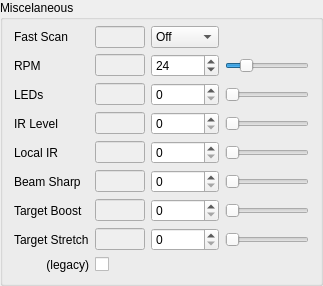
           <widget class="QGroupBox" name="groupStandardMiscellaneous">
            <property name="title">
             <string>Miscelaneous</string>
            </property>
            <layout class="QGridLayout" name="gridLayout_2">
             <property name="topMargin">
              <number>6</number>
             </property>
             <item row="6" column="3">
              <widget class="QSlider" name="sliderTargetBoost">
               <property name="maximum">
                <number>2</number>
               </property>
               <property name="orientation">
                <enum>Qt::Horizontal</enum>
               </property>
              </widget>
             </item>
             <item row="3" column="2">
              <widget class="QSpinBox" name="spinIRLevel">
               <property name="keyboardTracking">
                <bool>false</bool>
               </property>
               <property name="maximum">
                <number>3</number>
               </property>
              </widget>
             </item>
             <item row="3" column="1">
              <widget class="QLineEdit" name="editIRLevel">
               <property name="enabled">
                <bool>false</bool>
               </property>
               <property name="maximumSize">
                <size>
                 <width>50</width>
                 <height>16777215</height>
                </size>
               </property>
               <property name="readOnly">
                <bool>true</bool>
               </property>
              </widget>
             </item>
             <item row="3" column="0">
              <widget class="QLabel" name="labelIRLevel">
               <property name="text">
                <string>IR Level</string>
               </property>
              </widget>
             </item>
             <item row="6" column="2">
              <widget class="QSpinBox" name="spinTargetBoost">
               <property name="keyboardTracking">
                <bool>false</bool>
               </property>
               <property name="maximum">
                <number>2</number>
               </property>
              </widget>
             </item>
             <item row="3" column="3">
              <widget class="QSlider" name="sliderIRLevel">
               <property name="maximum">
                <number>3</number>
               </property>
               <property name="orientation">
                <enum>Qt::Horizontal</enum>
               </property>
              </widget>
             </item>
             <item row="6" column="0">
              <widget class="QLabel" name="labelTargetBoost">
               <property name="text">
                <string>Target Boost</string>
               </property>
              </widget>
             </item>
             <item row="6" column="1">
              <widget class="QLineEdit" name="editTargetBoost">
               <property name="enabled">
                <bool>false</bool>
               </property>
               <property name="maximumSize">
                <size>
                 <width>50</width>
                 <height>16777215</height>
                </size>
               </property>
               <property name="readOnly">
                <bool>true</bool>
               </property>
              </widget>
             </item>
             <item row="1" column="0">
              <widget class="QLabel" name="labelRPM">
               <property name="text">
                <string>RPM</string>
               </property>
              </widget>
             </item>
             <item row="1" column="1">
              <widget class="QLineEdit" name="editRPM">
               <property name="enabled">
                <bool>false</bool>
               </property>
               <property name="maximumSize">
                <size>
                 <width>50</width>
                 <height>16777215</height>
                </size>
               </property>
               <property name="readOnly">
                <bool>true</bool>
               </property>
              </widget>
             </item>
             <item row="1" column="2">
              <widget class="QSpinBox" name="spinRPM">
               <property name="keyboardTracking">
                <bool>false</bool>
               </property>
               <property name="maximum">
                <number>120</number>
               </property>
               <property name="value">
                <number>24</number>
               </property>
              </widget>
             </item>
             <item row="1" column="3">
              <widget class="QSlider" name="sliderRPM">
               <property name="maximum">
                <number>120</number>
               </property>
               <property name="value">
                <number>24</number>
               </property>
               <property name="orientation">
                <enum>Qt::Horizontal</enum>
               </property>
              </widget>
             </item>
             <item row="5" column="0">
              <widget class="QLabel" name="labelBeamSharpening">
               <property name="text">
                <string>Beam Sharp</string>
               </property>
              </widget>
             </item>
             <item row="5" column="1">
              <widget class="QLineEdit" name="editBeamSharpening">
               <property name="enabled">
                <bool>false</bool>
               </property>
               <property name="maximumSize">
                <size>
                 <width>50</width>
                 <height>16777215</height>
                </size>
               </property>
               <property name="readOnly">
                <bool>true</bool>
               </property>
              </widget>
             </item>
             <item row="5" column="2">
              <widget class="QSpinBox" name="spinBeamSharpening">
               <property name="keyboardTracking">
                <bool>false</bool>
               </property>
               <property name="maximum">
                <number>3</number>
               </property>
              </widget>
             </item>
             <item row="5" column="3">
              <widget class="QSlider" name="sliderBeamSharpening">
               <property name="maximum">
                <number>3</number>
               </property>
               <property name="orientation">
                <enum>Qt::Horizontal</enum>
               </property>
              </widget>
             </item>
             <item row="0" column="1">
              <widget class="QLineEdit" name="editFastScan">
               <property name="enabled">
                <bool>false</bool>
               </property>
               <property name="maximumSize">
                <size>
                 <width>50</width>
                 <height>16777215</height>
                </size>
               </property>
               <property name="readOnly">
                <bool>true</bool>
               </property>
              </widget>
             </item>
             <item row="0" column="2">
              <widget class="QComboBox" name="comboFastScan">
               <property name="sizePolicy">
                <sizepolicy hsizetype="Preferred" vsizetype="Fixed">
                 <horstretch>0</horstretch>
                 <verstretch>0</verstretch>
                </sizepolicy>
               </property>
               <property name="minimumSize">
                <size>
                 <width>40</width>
                 <height>0</height>
                </size>
               </property>
               <item>
                <property name="text">
                 <string>Off</string>
                </property>
               </item>
               <item>
                <property name="text">
                 <string>36 rpm</string>
                </property>
               </item>
               <item>
                <property name="text">
                 <string>48 rpm</string>
                </property>
               </item>
              </widget>
             </item>
             <item row="0" column="0">
              <widget class="QLabel" name="labelFastScan">
               <property name="text">
                <string>Fast Scan</string>
               </property>
              </widget>
             </item>
             <item row="4" column="0">
              <widget class="QLabel" name="labelLocalIR">
               <property name="text">
                <string>Local IR</string>
               </property>
              </widget>
             </item>
             <item row="4" column="1">
              <widget class="QLineEdit" name="editLocalIR">
               <property name="enabled">
                <bool>false</bool>
               </property>
               <property name="maximumSize">
                <size>
                 <width>50</width>
                 <height>16777215</height>
                </size>
               </property>
               <property name="readOnly">
                <bool>true</bool>
               </property>
              </widget>
             </item>
             <item row="4" column="2">
              <widget class="QSpinBox" name="spinLocalIR">
               <property name="keyboardTracking">
                <bool>false</bool>
               </property>
               <property name="maximum">
                <number>3</number>
               </property>
              </widget>
             </item>
             <item row="4" column="3">
              <widget class="QSlider" name="sliderLocalIR">
               <property name="maximum">
                <number>3</number>
               </property>
               <property name="orientation">
                <enum>Qt::Horizontal</enum>
               </property>
              </widget>
             </item>
             <item row="2" column="0">
              <widget class="QLabel" name="labeLEDs">
               <property name="text">
                <string>LEDs</string>
               </property>
              </widget>
             </item>
             <item row="2" column="1">
              <widget class="QLineEdit" name="editLEDs">
               <property name="enabled">
                <bool>false</bool>
               </property>
               <property name="maximumSize">
                <size>
                 <width>50</width>
                 <height>16777215</height>
                </size>
               </property>
               <property name="readOnly">
                <bool>true</bool>
               </property>
              </widget>
             </item>
             <item row="2" column="2">
              <widget class="QSpinBox" name="spinLEDs">
               <property name="keyboardTracking">
                <bool>false</bool>
               </property>
               <property name="maximum">
                <number>3</number>
               </property>
              </widget>
             </item>
             <item row="2" column="3">
              <widget class="QSlider" name="sliderLEDs">
               <property name="maximum">
                <number>3</number>
               </property>
               <property name="orientation">
                <enum>Qt::Horizontal</enum>
               </property>
              </widget>
             </item>
             <item row="7" column="0">
              <widget class="QLabel" name="labelTargetStretch">
               <property name="text">
                <string>Target Stretch</string>
               </property>
              </widget>
             </item>
             <item row="7" column="1">
              <widget class="QLineEdit" name="editTargetStretch">
               <property name="enabled">
                <bool>false</bool>
               </property>
               <property name="maximumSize">
                <size>
                 <width>50</width>
                 <height>16777215</height>
                </size>
               </property>
               <property name="readOnly">
                <bool>true</bool>
               </property>
              </widget>
             </item>
             <item row="7" column="2">
              <widget class="QSpinBox" name="spinTargetStretch">
               <property name="keyboardTracking">
                <bool>false</bool>
               </property>
               <property name="maximum">
                <number>3</number>
               </property>
              </widget>
             </item>
             <item row="7" column="3">
              <widget class="QSlider" name="sliderTargetStretch">
               <property name="maximum">
                <number>3</number>
               </property>
               <property name="orientation">
                <enum>Qt::Horizontal</enum>
               </property>
              </widget>
             </item>
             <item row="8" column="0">
              <widget class="QLabel" name="labelTargetStretch_2">
               <property name="text">
                <string>(legacy)</string>
               </property>
               <property name="alignment">
                <set>Qt::AlignRight|Qt::AlignTrailing|Qt::AlignVCenter</set>
               </property>
              </widget>
             </item>
             <item row="8" column="1">
              <widget class="QCheckBox" name="checkTargetStretch">
               <property name="layoutDirection">
                <enum>Qt::LeftToRight</enum>
               </property>
              </widget>
             </item>
            </layout>
           </widget>
